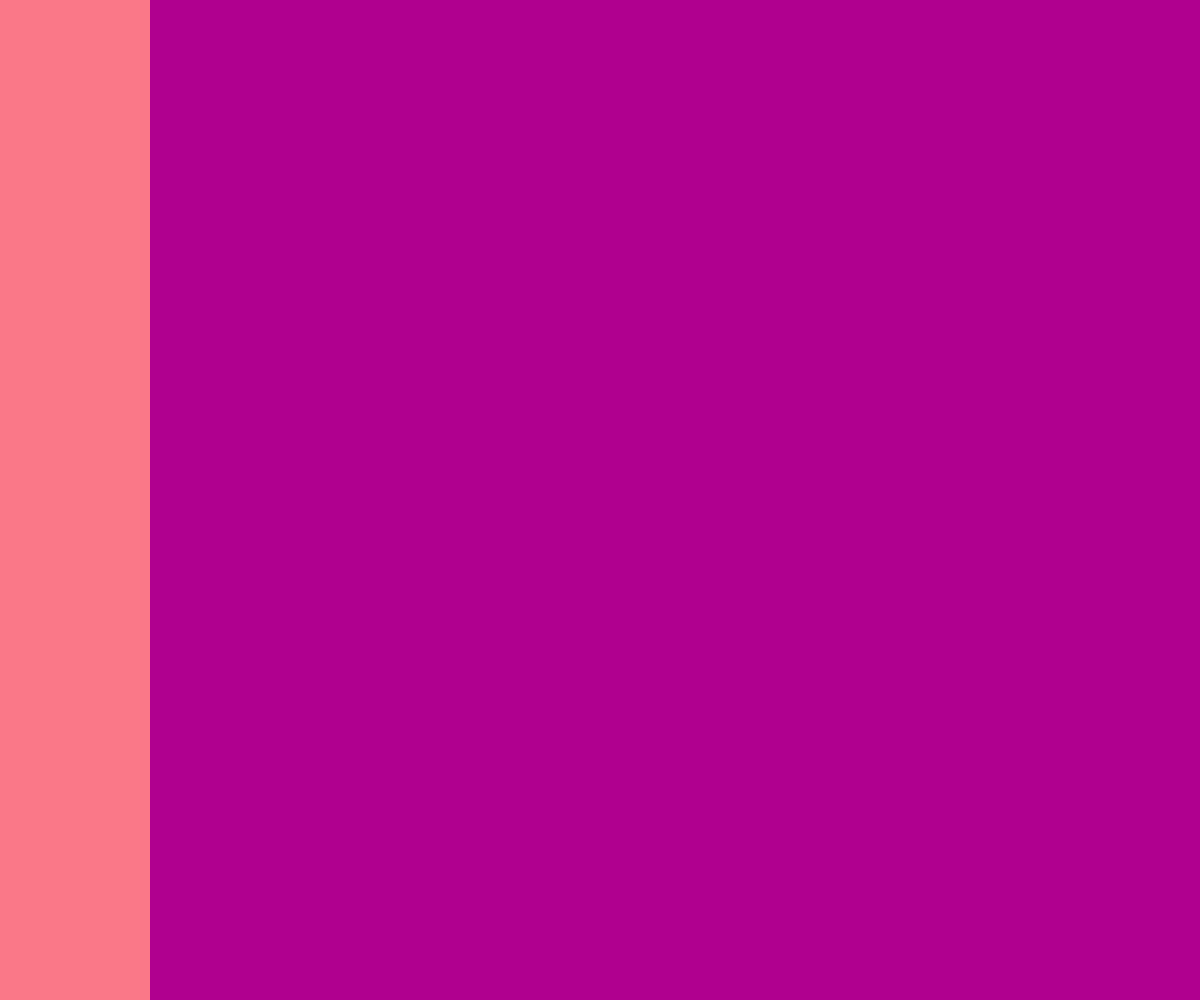
Frame 1 (no input)
Frame 60 (no input): identical to frame 1, image omitted
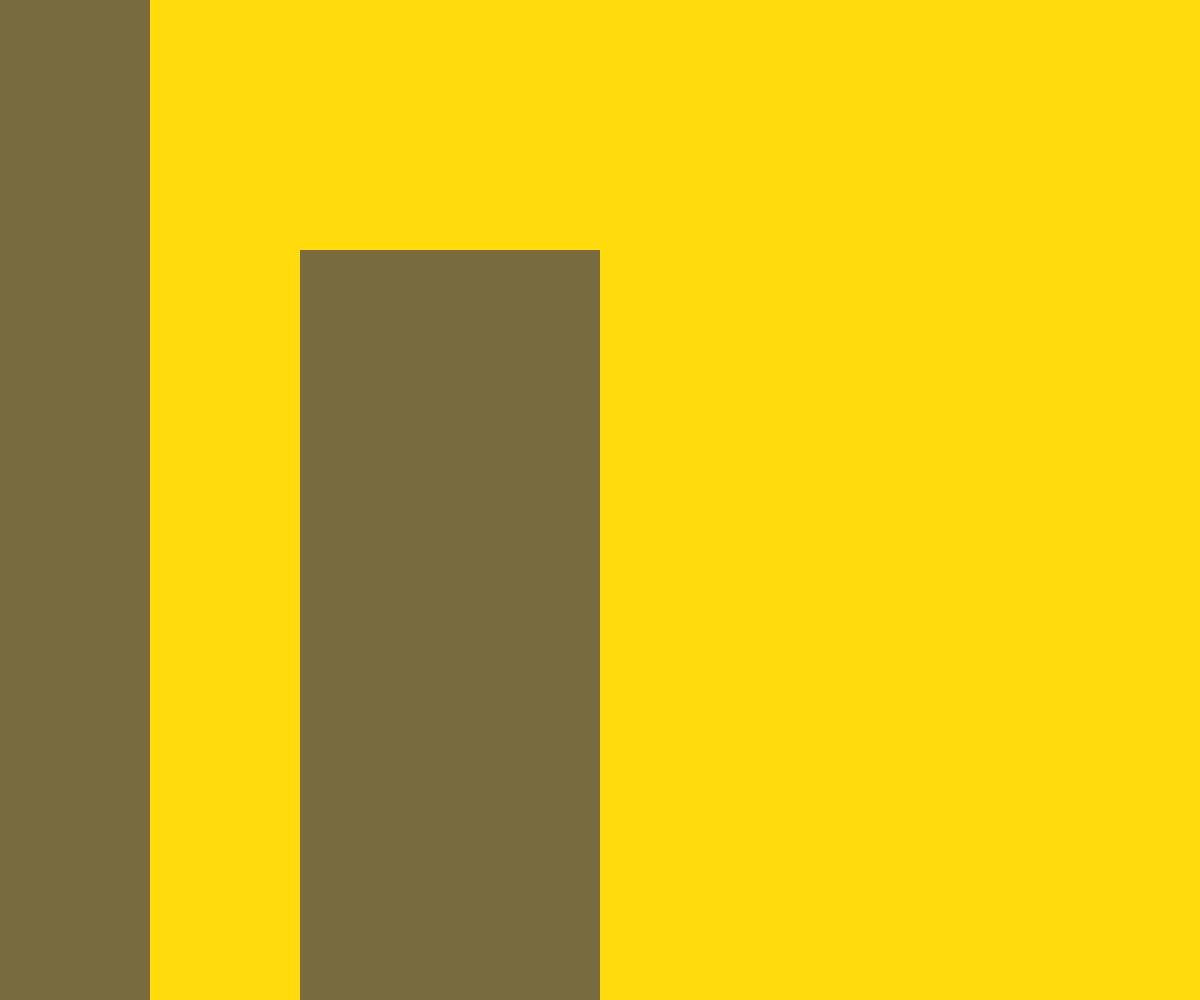
Frame 120 (the mouse pressed at the canvas centre since frame 60)

The p5.js sketch that drew these frames (run headless with seeded random() and noise() and a simulated clock; from frame 60 on, the mouse is pressed at the canvas centre):

// p5.js sketch
// ── sketch.js
//this one selects a color group at random on each click
//it visualizes a grid and composes with large squares

function setup() {

  var colorGroup2 = [
    [251,190,166],
    [255,81,81],
    [190,49,55],
    [204,204,240],
    [88,57,181],
    [255]
  ];

  var colorGroup3 = [
    [242,235,200],
    [255,219,13],
    [120,107,64],
    [255,89,25],
    [138,53,13]
  ];

  var colorGroup4 = [
    [207,252,240],
    [93,240,173],
    [38,176,102],
    [209,102,189],
    [99,10,71]
  ];

  var colorGroup5 = [
    [255,250,171],
    [255,219,13],
    [10,28,107],
    [171,209,250],
    [0,110,252],
    [255]
  ];

  var colorGroup6 = [
    [250,204,212],
    [250,120,136],
    [253,70,100],
    [176,0,143],
    [133,0,107]
  ];

  var colorGroup7 = [
    [193,250,242],
    [0,167,149],
    [7,139,137],
    [242,235,200],
    [163,148,94]
  ];

  var colorGroups = [colorGroup2, colorGroup3, colorGroup4, colorGroup5,
    colorGroup6, colorGroup7];

  var randomColorGroup = random(colorGroups);

  createCanvas(window.innerWidth, window.innerHeight);
  background(color(random(randomColorGroup))); //select a random background color

  //row and column size setup
  var numColumns = 8;
  var numRows = 4;
  var columnSize = width/numColumns;
  var rowSize = height/numRows;


  for (var i = 0; i <= 10; i++){
    colorGroupSelection = random(randomColorGroup.length);

    var xPos = columnSize*Math.floor(random(numColumns));
    var yPos = rowSize*Math.floor(random(numRows));
    var rectWidth = rowSize*Math.floor(random(rowSize));
    var rectHeight = columnSize*Math.floor(random(numColumns/2));


    fill(color(random(randomColorGroup)));
    noStroke();
    rect(xPos,yPos,rectWidth,rectWidth);
  }
}

function draw() {
  if (mouseIsPressed) {
      setup();
  }
}
